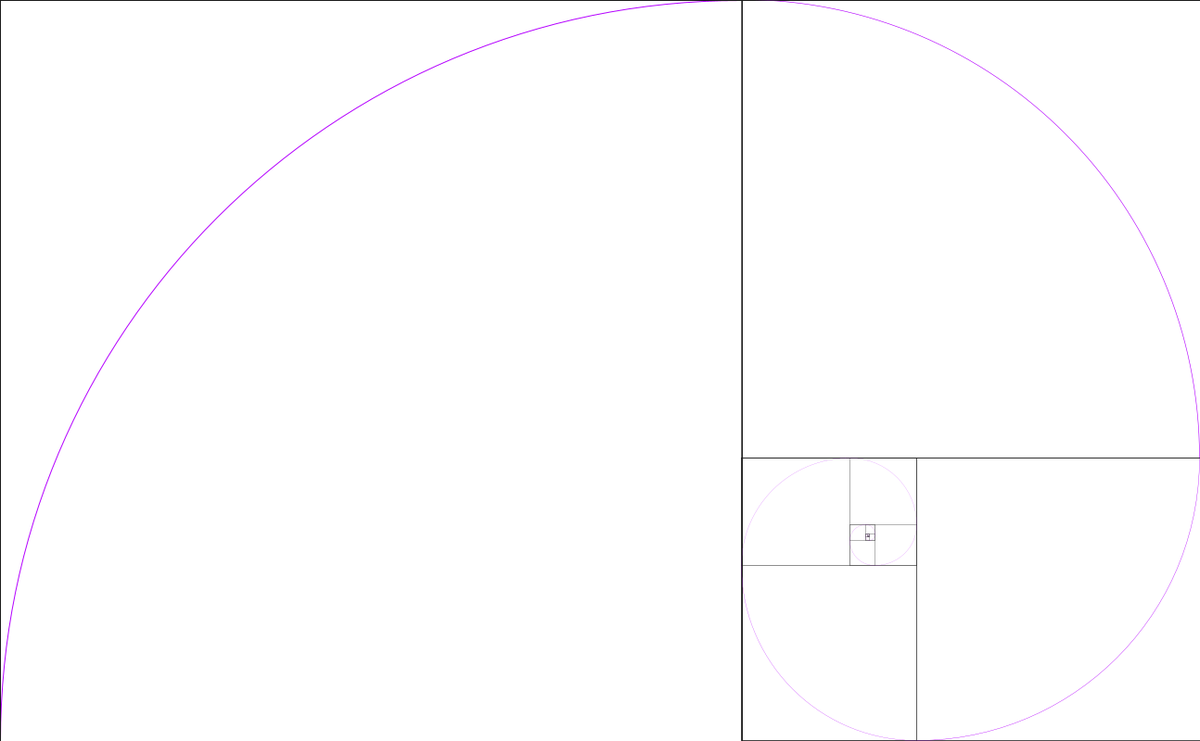
Frame 1 (no input)
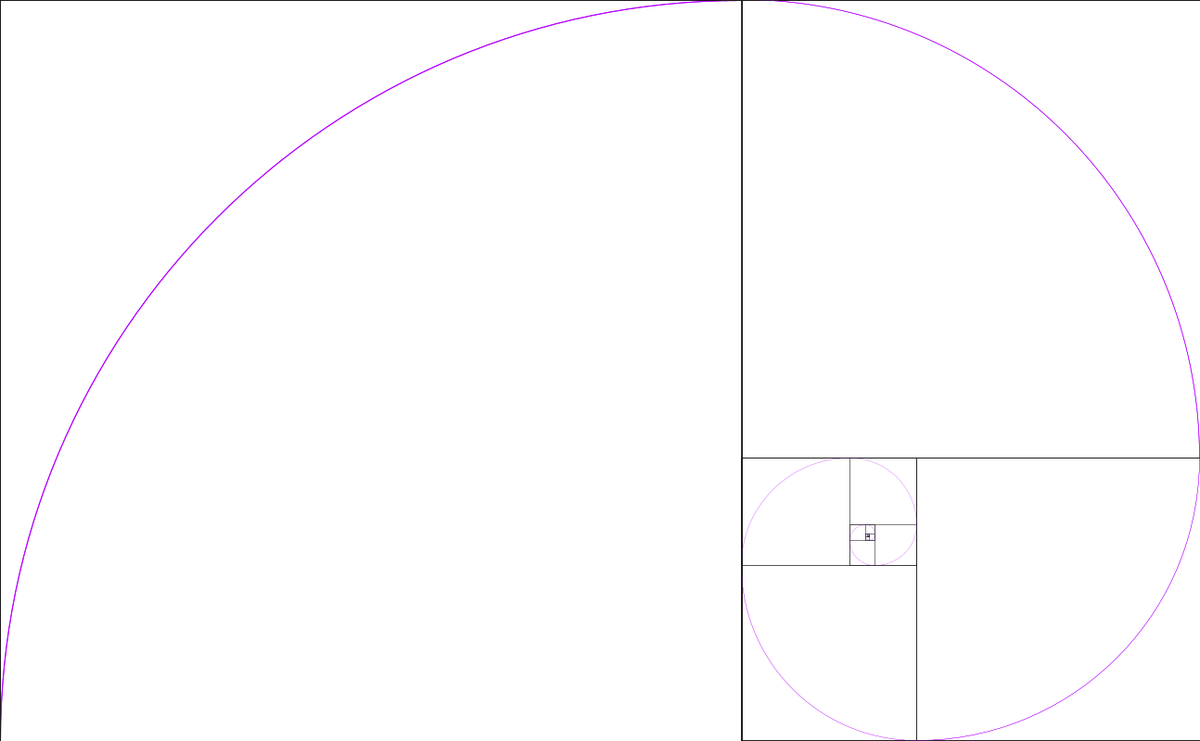
Frame 2 (the mouse pressed at the canvas centre, redrawn once)

The Processing sketch that drew these frames (run headless with seeded random() and noise(); the mouse was pressed at the canvas centre and the sketch redrawn once):

// Processing sketch: GoldenRatioPerfect
// ── GoldenRatioPerfect.pde
float phi = 1.6180339;

void setup() {
  colorMode(HSB,255,255,255);
  size(1294,800);
  background(0,0,255);
  frameRate(1);
  noFill();
  noLoop();
  ellipseMode(RADIUS);
}

void draw() {
  for(int i=0; i < 20; i++) {
    stroke(200,255,255);
    //rect(height,height,height,height);
    //ellipse(height,height,height,height);
    arc(height,height,height,height,radians(180),radians(270));
    stroke(0,0,25);
    rectangles(width,height);
    translate(width,0);
    rotate(radians(90));
    scale(1/phi);
  }
}

void rectangles(float r_width, float r_height) {
  rect(0,0,r_height,r_height);
  rect(r_height,0,(r_width-r_height),r_height);
}
